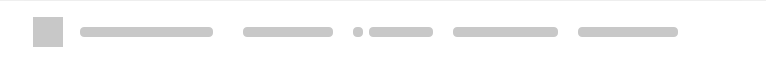
<?xml version="1.0" encoding="UTF-8"?>
<ui version="4.0">
 <class>TransferManagerLoadingItem</class>
 <widget class="QWidget" name="TransferManagerLoadingItem">
  <property name="geometry">
   <rect>
    <x>0</x>
    <y>0</y>
    <width>766</width>
    <height>64</height>
   </rect>
  </property>
  <property name="sizePolicy">
   <sizepolicy hsizetype="Expanding" vsizetype="Fixed">
    <horstretch>0</horstretch>
    <verstretch>0</verstretch>
   </sizepolicy>
  </property>
  <property name="minimumSize">
   <size>
    <width>0</width>
    <height>64</height>
   </size>
  </property>
  <property name="maximumSize">
   <size>
    <width>16777215</width>
    <height>64</height>
   </size>
  </property>
  <property name="windowTitle">
   <string/>
  </property>
  <property name="autoFillBackground">
   <bool>false</bool>
  </property>
  <property name="styleSheet">
   <string notr="true">

#itemSepLine
{
    height: 1px;
    min-height: 1px;
    max-height: 1px;
    border: none;
    background: #EEEEEE;
	margin-left: 24px;
	margin-right: 24px;
}

#sStatus, #sStatus QWidget
{
    padding: 0;
    margin: 0;
}
</string>
  </property>
  <layout class="QVBoxLayout" name="TransferManagerItemLayout">
   <property name="spacing">
    <number>0</number>
   </property>
   <property name="leftMargin">
    <number>0</number>
   </property>
   <property name="topMargin">
    <number>0</number>
   </property>
   <property name="rightMargin">
    <number>0</number>
   </property>
   <property name="bottomMargin">
    <number>0</number>
   </property>
   <item>
    <widget class="Line" name="itemSepLine">
     <property name="sizePolicy">
      <sizepolicy hsizetype="Expanding" vsizetype="Fixed">
       <horstretch>0</horstretch>
       <verstretch>0</verstretch>
      </sizepolicy>
     </property>
     <property name="orientation">
      <enum>Qt::Horizontal</enum>
     </property>
    </widget>
   </item>
   <item>
    <widget class="QWidget" name="Items" native="true">
     <property name="sizePolicy">
      <sizepolicy hsizetype="Expanding" vsizetype="Preferred">
       <horstretch>0</horstretch>
       <verstretch>0</verstretch>
      </sizepolicy>
     </property>
     <property name="minimumSize">
      <size>
       <width>702</width>
       <height>63</height>
      </size>
     </property>
     <property name="maximumSize">
      <size>
       <width>16777215</width>
       <height>63</height>
      </size>
     </property>
     <property name="autoFillBackground">
      <bool>false</bool>
     </property>
     <property name="styleSheet">
      <string notr="true">background-color: rgb(255, 255, 255);</string>
     </property>
     <layout class="QHBoxLayout" name="loadingItemsLayout" stretch="0,0,1,0,0,0,0,0,0">
      <property name="spacing">
       <number>0</number>
      </property>
      <property name="leftMargin">
       <number>24</number>
      </property>
      <property name="topMargin">
       <number>0</number>
      </property>
      <property name="rightMargin">
       <number>20</number>
      </property>
      <property name="bottomMargin">
       <number>0</number>
      </property>
      <item>
       <widget class="QWidget" name="tFileType" native="true">
        <property name="sizePolicy">
         <sizepolicy hsizetype="Fixed" vsizetype="Fixed">
          <horstretch>0</horstretch>
          <verstretch>0</verstretch>
         </sizepolicy>
        </property>
        <property name="minimumSize">
         <size>
          <width>48</width>
          <height>48</height>
         </size>
        </property>
        <property name="maximumSize">
         <size>
          <width>48</width>
          <height>48</height>
         </size>
        </property>
        <property name="autoFillBackground">
         <bool>false</bool>
        </property>
        <layout class="QHBoxLayout" name="horizontalLayout_5">
         <property name="leftMargin">
          <number>0</number>
         </property>
         <property name="topMargin">
          <number>0</number>
         </property>
         <property name="rightMargin">
          <number>0</number>
         </property>
         <property name="bottomMargin">
          <number>0</number>
         </property>
         <item alignment="Qt::AlignHCenter|Qt::AlignVCenter">
          <widget class="QWidget" name="typePlaceHolder" native="true">
           <property name="sizePolicy">
            <sizepolicy hsizetype="Fixed" vsizetype="Fixed">
             <horstretch>0</horstretch>
             <verstretch>0</verstretch>
            </sizepolicy>
           </property>
           <property name="minimumSize">
            <size>
             <width>30</width>
             <height>30</height>
            </size>
           </property>
           <property name="maximumSize">
            <size>
             <width>30</width>
             <height>30</height>
            </size>
           </property>
           <property name="styleSheet">
            <string notr="true">background-color: rgb(200, 200, 200);</string>
           </property>
          </widget>
         </item>
        </layout>
       </widget>
      </item>
      <item>
       <spacer name="horizontalSpacer">
        <property name="orientation">
         <enum>Qt::Horizontal</enum>
        </property>
        <property name="sizeType">
         <enum>QSizePolicy::Fixed</enum>
        </property>
        <property name="sizeHint" stdset="0">
         <size>
          <width>8</width>
          <height>0</height>
         </size>
        </property>
       </spacer>
      </item>
      <item>
       <widget class="QWidget" name="wName" native="true">
        <property name="sizePolicy">
         <sizepolicy hsizetype="Expanding" vsizetype="Fixed">
          <horstretch>0</horstretch>
          <verstretch>0</verstretch>
         </sizepolicy>
        </property>
        <property name="minimumSize">
         <size>
          <width>105</width>
          <height>36</height>
         </size>
        </property>
        <property name="maximumSize">
         <size>
          <width>16777215</width>
          <height>36</height>
         </size>
        </property>
        <layout class="QVBoxLayout" name="wNameLayout">
         <property name="spacing">
          <number>0</number>
         </property>
         <property name="leftMargin">
          <number>0</number>
         </property>
         <property name="topMargin">
          <number>0</number>
         </property>
         <property name="rightMargin">
          <number>30</number>
         </property>
         <property name="bottomMargin">
          <number>0</number>
         </property>
         <item>
          <widget class="QWidget" name="lTransferName" native="true">
           <property name="sizePolicy">
            <sizepolicy hsizetype="Expanding" vsizetype="Preferred">
             <horstretch>0</horstretch>
             <verstretch>0</verstretch>
            </sizepolicy>
           </property>
           <property name="minimumSize">
            <size>
             <width>105</width>
             <height>10</height>
            </size>
           </property>
           <property name="maximumSize">
            <size>
             <width>16777215</width>
             <height>10</height>
            </size>
           </property>
           <property name="autoFillBackground">
            <bool>false</bool>
           </property>
           <property name="styleSheet">
            <string notr="true">background-color: rgb(200, 200, 200);
border-radius: 4px;</string>
           </property>
          </widget>
         </item>
        </layout>
       </widget>
      </item>
      <item alignment="Qt::AlignHCenter">
       <widget class="QWidget" name="wSize" native="true">
        <property name="sizePolicy">
         <sizepolicy hsizetype="Fixed" vsizetype="Fixed">
          <horstretch>0</horstretch>
          <verstretch>0</verstretch>
         </sizepolicy>
        </property>
        <property name="minimumSize">
         <size>
          <width>110</width>
          <height>63</height>
         </size>
        </property>
        <property name="maximumSize">
         <size>
          <width>110</width>
          <height>63</height>
         </size>
        </property>
        <layout class="QHBoxLayout" name="horizontalLayout_2">
         <property name="spacing">
          <number>0</number>
         </property>
         <property name="leftMargin">
          <number>0</number>
         </property>
         <property name="topMargin">
          <number>12</number>
         </property>
         <property name="rightMargin">
          <number>20</number>
         </property>
         <property name="bottomMargin">
          <number>12</number>
         </property>
         <item>
          <widget class="QLabel" name="sizePlaceholder">
           <property name="minimumSize">
            <size>
             <width>0</width>
             <height>10</height>
            </size>
           </property>
           <property name="maximumSize">
            <size>
             <width>16777215</width>
             <height>10</height>
            </size>
           </property>
           <property name="styleSheet">
            <string notr="true">background-color: rgb(200, 200, 200);
border-radius:4px;</string>
           </property>
           <property name="text">
            <string/>
           </property>
          </widget>
         </item>
        </layout>
       </widget>
      </item>
      <item>
       <widget class="QWidget" name="bItemSpeed" native="true">
        <property name="sizePolicy">
         <sizepolicy hsizetype="Fixed" vsizetype="Fixed">
          <horstretch>0</horstretch>
          <verstretch>0</verstretch>
         </sizepolicy>
        </property>
        <property name="minimumSize">
         <size>
          <width>100</width>
          <height>63</height>
         </size>
        </property>
        <property name="maximumSize">
         <size>
          <width>100</width>
          <height>63</height>
         </size>
        </property>
        <layout class="QHBoxLayout" name="horizontalLayout">
         <property name="leftMargin">
          <number>0</number>
         </property>
         <property name="topMargin">
          <number>0</number>
         </property>
         <property name="rightMargin">
          <number>20</number>
         </property>
         <property name="bottomMargin">
          <number>0</number>
         </property>
         <item>
          <widget class="QWidget" name="SpeedPoint" native="true">
           <property name="minimumSize">
            <size>
             <width>10</width>
             <height>10</height>
            </size>
           </property>
           <property name="maximumSize">
            <size>
             <width>10</width>
             <height>10</height>
            </size>
           </property>
           <property name="styleSheet">
            <string notr="true">background-color: rgb(200, 200, 200);
border-radius: 4px;</string>
           </property>
          </widget>
         </item>
         <item>
          <widget class="QWidget" name="SpeedPlaceHolder" native="true">
           <property name="minimumSize">
            <size>
             <width>0</width>
             <height>10</height>
            </size>
           </property>
           <property name="maximumSize">
            <size>
             <width>16777215</width>
             <height>10</height>
            </size>
           </property>
           <property name="autoFillBackground">
            <bool>false</bool>
           </property>
           <property name="styleSheet">
            <string notr="true">border-radius:4px;
background-color: rgb(200, 200, 200);</string>
           </property>
          </widget>
         </item>
        </layout>
       </widget>
      </item>
      <item>
       <widget class="QWidget" name="sStatus" native="true">
        <property name="sizePolicy">
         <sizepolicy hsizetype="Fixed" vsizetype="Fixed">
          <horstretch>0</horstretch>
          <verstretch>0</verstretch>
         </sizepolicy>
        </property>
        <property name="minimumSize">
         <size>
          <width>125</width>
          <height>63</height>
         </size>
        </property>
        <property name="maximumSize">
         <size>
          <width>125</width>
          <height>63</height>
         </size>
        </property>
        <layout class="QHBoxLayout" name="horizontalLayout_3">
         <property name="spacing">
          <number>0</number>
         </property>
         <property name="leftMargin">
          <number>0</number>
         </property>
         <property name="topMargin">
          <number>0</number>
         </property>
         <property name="rightMargin">
          <number>20</number>
         </property>
         <property name="bottomMargin">
          <number>0</number>
         </property>
         <item>
          <widget class="QWidget" name="statusPlaceHolder" native="true">
           <property name="minimumSize">
            <size>
             <width>0</width>
             <height>10</height>
            </size>
           </property>
           <property name="maximumSize">
            <size>
             <width>16777215</width>
             <height>10</height>
            </size>
           </property>
           <property name="styleSheet">
            <string notr="true">background-color: rgb(200, 200, 200);
border-radius:4px;</string>
           </property>
          </widget>
         </item>
        </layout>
       </widget>
      </item>
      <item>
       <widget class="QWidget" name="lItemTime" native="true">
        <property name="sizePolicy">
         <sizepolicy hsizetype="Fixed" vsizetype="Fixed">
          <horstretch>0</horstretch>
          <verstretch>0</verstretch>
         </sizepolicy>
        </property>
        <property name="minimumSize">
         <size>
          <width>120</width>
          <height>63</height>
         </size>
        </property>
        <property name="maximumSize">
         <size>
          <width>120</width>
          <height>63</height>
         </size>
        </property>
        <layout class="QHBoxLayout" name="horizontalLayout_4">
         <property name="leftMargin">
          <number>0</number>
         </property>
         <property name="topMargin">
          <number>0</number>
         </property>
         <property name="rightMargin">
          <number>20</number>
         </property>
         <property name="bottomMargin">
          <number>0</number>
         </property>
         <item>
          <widget class="QWidget" name="itemPlaceHolder" native="true">
           <property name="minimumSize">
            <size>
             <width>0</width>
             <height>10</height>
            </size>
           </property>
           <property name="maximumSize">
            <size>
             <width>16777215</width>
             <height>10</height>
            </size>
           </property>
           <property name="styleSheet">
            <string notr="true">background-color: rgb(200, 200, 200);
border-radius:4px;</string>
           </property>
          </widget>
         </item>
        </layout>
       </widget>
      </item>
      <item alignment="Qt::AlignHCenter|Qt::AlignVCenter">
       <widget class="QWidget" name="wPauseResume" native="true">
        <property name="sizePolicy">
         <sizepolicy hsizetype="Fixed" vsizetype="Fixed">
          <horstretch>0</horstretch>
          <verstretch>0</verstretch>
         </sizepolicy>
        </property>
        <property name="minimumSize">
         <size>
          <width>24</width>
          <height>63</height>
         </size>
        </property>
        <property name="maximumSize">
         <size>
          <width>24</width>
          <height>63</height>
         </size>
        </property>
        <layout class="QHBoxLayout" name="wPauseResumeLayout">
         <property name="spacing">
          <number>0</number>
         </property>
         <property name="leftMargin">
          <number>0</number>
         </property>
         <property name="topMargin">
          <number>0</number>
         </property>
         <property name="rightMargin">
          <number>0</number>
         </property>
         <property name="bottomMargin">
          <number>0</number>
         </property>
        </layout>
       </widget>
      </item>
      <item alignment="Qt::AlignHCenter|Qt::AlignVCenter">
       <widget class="QWidget" name="wClearCancel" native="true">
        <property name="sizePolicy">
         <sizepolicy hsizetype="Fixed" vsizetype="Fixed">
          <horstretch>0</horstretch>
          <verstretch>0</verstretch>
         </sizepolicy>
        </property>
        <property name="minimumSize">
         <size>
          <width>24</width>
          <height>63</height>
         </size>
        </property>
        <property name="maximumSize">
         <size>
          <width>24</width>
          <height>63</height>
         </size>
        </property>
        <layout class="QHBoxLayout" name="wClearCancelLayout">
         <property name="spacing">
          <number>0</number>
         </property>
         <property name="leftMargin">
          <number>0</number>
         </property>
         <property name="topMargin">
          <number>0</number>
         </property>
         <property name="rightMargin">
          <number>0</number>
         </property>
         <property name="bottomMargin">
          <number>0</number>
         </property>
        </layout>
       </widget>
      </item>
     </layout>
    </widget>
   </item>
  </layout>
 </widget>
 <resources/>
 <connections/>
</ui>
